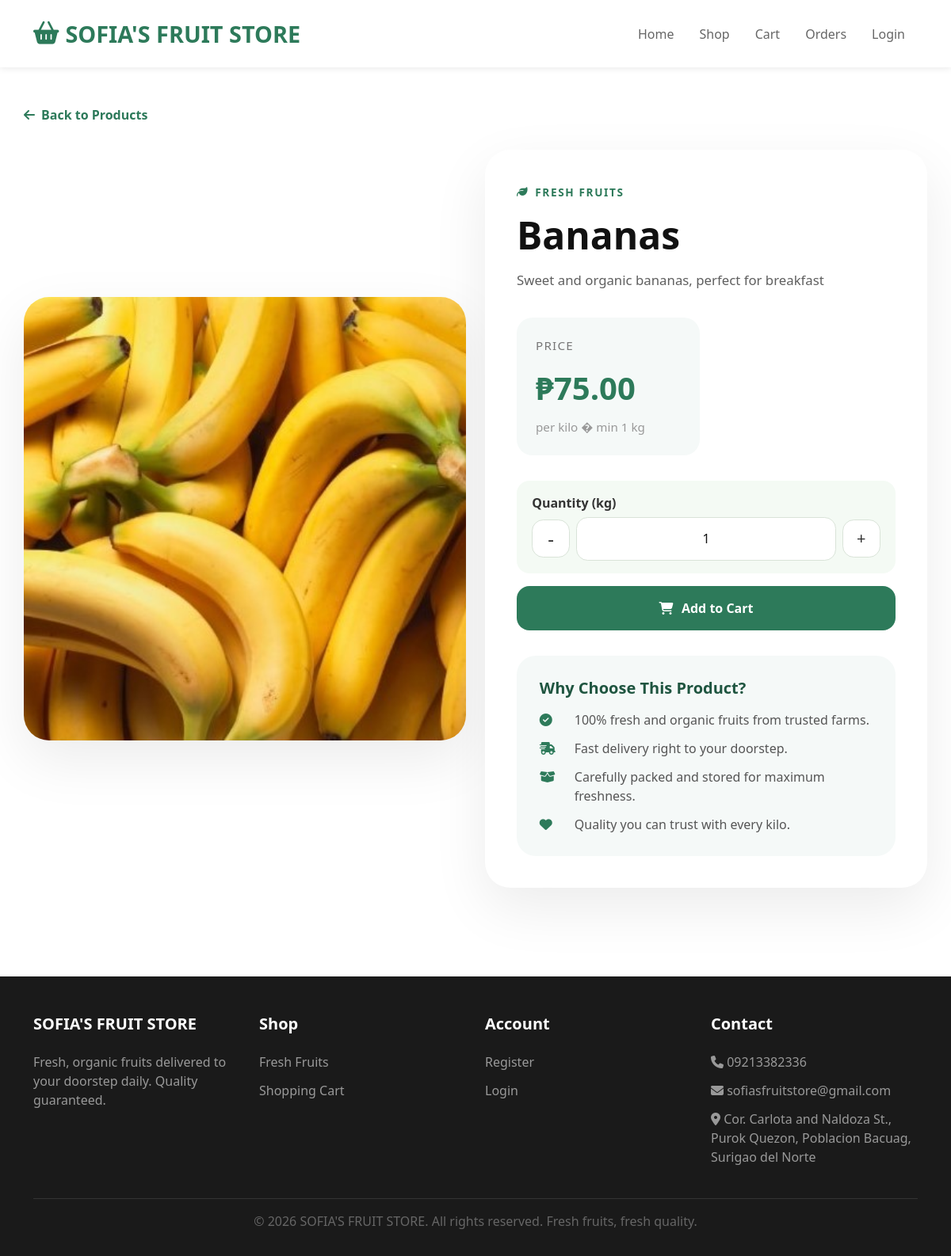
Screenshot of /product/2/ with the database file from the repository.
### fruit_store/products_app/models.py (models this page shows, shortened)
class Product(models.Model):
    UNIT_CHOICES = [
        ('kg', 'Kilogram'),
        ('piece', 'Piece'),
        ('bundle', 'Bundle'),
    ]
    name = models.CharField(max_length=200)
    description = models.TextField()
    category = models.ForeignKey(Category, on_delete=models.CASCADE)
    price = models.DecimalField(max_digits=10, decimal_places=2)
    stock_quantity = models.IntegerField()
    unit = models.CharField(max_length=10, choices=UNIT_CHOICES)
    image = models.ImageField(upload_to='products/', blank=True, null=True)
    is_available = models.BooleanField(default=True)
    created_at = models.DateTimeField(auto_now_add=True)
    updated_at = models.DateTimeField(auto_now=True)

class Category(models.Model):
    name = models.CharField(max_length=100, unique=True)
    description = models.TextField(blank=True)

### fruit_store/products_app/views.py (the view)
# urls.py: path('product/<int:pk>/', views.product_detail, name='product_detail'),
def product_detail(request, pk):
    try:
        product = get_object_or_404(Product, pk=pk)
    except DatabaseError:
        messages.error(
            request,
            'This product is temporarily unavailable because the catalog database is not ready.'
        )
        return redirect('products:product_list')
    form = AddToCartForm()
    context = {
        'product': product,
        'form': form,
    }
    return render(request, 'products/product_detail.html', context)

### fruit_store/products_app/forms.py
class AddToCartForm(forms.Form):
    quantity = forms.IntegerField(
        min_value=1,
        widget=forms.NumberInput(attrs={
            'class': 'form-control',
            'value': '1'
        })
    )

### templates/products/product_detail.html (shortened to what this page needs)
{% extends "base.html" %}
{% block content %}
<div class="container-xl" style="padding: 3rem 0;">
    <a href="{% url 'products:product_list' %}" style="color: var(--primary-green); text-decoration: none; font-weight: 600; margin-bottom: 2rem; display: inline-flex; align-items: center; gap: 0.5rem;">
        <i class="fas fa-arrow-left"></i> Back to Products
    </a>
    <div class="row g-4 align-items-center">
        <div class="col-lg-6">
            <div style="border-radius: 2rem; overflow: hidden; box-shadow: 0 25px 70px rgba(0,0,0,0.08); background: linear-gradient(135deg, #f8fcf8 0%, #ffffff 100%); height: 560px; display: flex; align-items: center; justify-content: center;">
                {% if product.image %}
                <img src="{{ product.image.url }}"
                     style="width: 100%; height: 100%; object-fit: cover;" alt="{{ product.name }}">
                {% else %}
                <img src="https://images.unsplash.com/photo-1599599810694-5ac4dd0485f?w=900&h=900&fit=crop"
                     style="width: 100%; height: 100%; object-fit: cover;" alt="{{ product.name }}">
                {% endif %}
            </div>
        </div>
        <div class="col-lg-6">
            <div style="background: white; border-radius: 2rem; box-shadow: 0 25px 70px rgba(0,0,0,0.08); padding: 2.5rem;">
                <span style="display: inline-flex; align-items: center; gap: 0.5rem; color: var(--primary-green); font-size: 0.85rem; font-weight: 700; text-transform: uppercase; letter-spacing: 0.12em;">
                    <i class="fas fa-leaf"></i> {{ product.category.name }}
                </span>
                <h1 style="font-size: 3rem; font-weight: 800; margin: 1.2rem 0 1rem; color: #111; line-height: 1.05;">{{ product.name }}</h1>
                <p style="color: #5f5f5f; font-size: 1.05rem; line-height: 1.8; max-width: 40rem; margin-bottom: 2rem;">{{ product.description }}</p>
                <div style="display: grid; grid-template-columns: repeat(2, minmax(0, 1fr)); gap: 1rem; margin-bottom: 2rem;">
                    <div style="background: var(--light-bg); border-radius: 1.25rem; padding: 1.5rem;">
                        <div style="font-size: 0.95rem; color: #777; text-transform: uppercase; letter-spacing: 0.08em; margin-bottom: 0.75rem;">Price</div>
                        <div style="font-size: 2.5rem; font-weight: 800; color: var(--primary-green);">&#8369;{{ product.price }}</div>
                        <div style="color: #999; margin-top: 0.5rem; font-size: 0.95rem;">per kilo � min 1 kg</div>
                    </div>
                </div>
<form method="post" action="{% url 'products:add_to_cart' product.id %}">
                        <div style="display: flex; flex-wrap: wrap; gap: 1rem; align-items: center; margin-bottom: 2rem;">
                            <div style="flex: 1 1 170px; background: #f4faf4; border-radius: 1rem; padding: 1rem 1.2rem;">
                                <label for="quantity" class="form-label" style="display: block; font-weight: 700; color: #333; margin-bottom: 0.4rem;">Quantity (kg)</label>
                                <div style="display: flex; align-items: center; gap: 0.5rem;">
                                    <button type="button" onclick="const q=document.getElementById('quantity'); if(q) { q.stepDown(); if(parseInt(q.value) < parseInt(q.min)) q.value = q.min; }" style="width: 48px; height: 48px; border: 1px solid #d9e3d8; border-radius: 0.9rem; background: #fff; color: #333; font-size: 1.5rem; cursor: pointer;">-</button>
                                    <input type="number" id="quantity" name="quantity" value="1" min="1" step="1" max="{{ product.stock_quantity }}"
                                           style="flex: 1 1 auto; padding: 0.9rem 1rem; border: 1px solid #d9e3d8; border-radius: 0.9rem; font-size: 1rem; color: #111; background: #fff; text-align: center; -moz-appearance: textfield; appearance: textfield;" />
                                    <button type="button" onclick="const q=document.getElementById('quantity'); if(q) { q.stepUp(); if(parseInt(q.value) > parseInt(q.max)) q.value = q.max; }" style="width: 48px; height: 48px; border: 1px solid #d9e3d8; border-radius: 0.9rem; background: #fff; color: #333; font-size: 1.25rem; cursor: pointer;">+</button>
                                </div>
                            </div>
                            <div style="flex: 1 1 220px;">
                                {% if product.stock_quantity > 0 %}
                                <button type="submit" class="btn-primary-custom" style="width: 100%; padding: 1rem 1.25rem; font-size: 1rem; border-radius: 1rem; display: inline-flex; align-items: center; justify-content: center; gap: 0.65rem;">
                                    <i class="fas fa-shopping-cart"></i> Add to Cart
                                </button>
                                {% else %}
                                <div style="padding: 1rem 1.2rem; border-radius: 1rem; background: #fdecea; color: #c03820; font-weight: 700; display: inline-flex; align-items: center; gap: 0.5rem;">
                                    <i class="fas fa-times-circle"></i> Out of Stock
                                </div>
                                {% endif %}
                            </div>
                        </div>
                    </form>
                <div style="background: var(--light-bg); padding: 1.8rem; border-radius: 1.5rem;">
                    <h5 style="font-weight: 700; margin-bottom: 1rem; color: #1f5540;">Why Choose This Product?</h5>
                    <div style="display: grid; gap: 0.75rem;">
                        <div style="display: flex; align-items: flex-start; gap: 0.75rem; color: #555;">
                            <span style="min-width: 2rem; color: var(--primary-green); font-size: 1rem;"><i class="fas fa-check-circle"></i></span>
                            <span>100% fresh and organic fruits from trusted farms.</span>
                        </div>
                        <div style="display: flex; align-items: flex-start; gap: 0.75rem; color: #555;">
                            <span style="min-width: 2rem; color: var(--primary-green); font-size: 1rem;"><i class="fas fa-shipping-fast"></i></span>
                            <span>Fast delivery right to your doorstep.</span>
                        </div>
                        <div style="display: flex; align-items: flex-start; gap: 0.75rem; color: #555;">
                            <span style="min-width: 2rem; color: var(--primary-green); font-size: 1rem;"><i class="fas fa-box-open"></i></span>
                            <span>Carefully packed and stored for maximum freshness.</span>
                        </div>
                        <div style="display: flex; align-items: flex-start; gap: 0.75rem; color: #555;">
                            <span style="min-width: 2rem; color: var(--primary-green); font-size: 1rem;"><i class="fas fa-heart"></i></span>
                            <span>Quality you can trust with every kilo.</span>
                        </div>
                    </div>
                </div>
            </div>
        </div>
    </div>
</div>
{% endblock %}

### templates/base.html (style rules this page uses)
:root { --primary-green: #2d7a5a; --light-green: #4a9f7d; --accent-green: #1f5540; --light-bg: #f5f9f8; }
* { margin: 0; padding: 0; box-sizing: border-box; }
body { font-family: 'Segoe UI', Tahoma, Geneva, Verdana, sans-serif; color: #333; background-color: #fff; }
input[type="number"] { -moz-appearance: textfield; appearance: textfield; }
.btn-primary-custom { background: var(--primary-green); color: white; padding: 0.75rem 2rem; border: none; border-radius: 0.5rem; font-weight: 600; font-size: 1rem; cursor: pointer; transition: all 0.3s; display: inline-flex; align-items: center; gap: 0.5rem; text-decoration: none; }

### rows the page displays
Product: image (picture), category.name "FRESH FRUITS", name "Bananas", description "Sweet and organic bananas, perfect for breakfast", price "75.00"
